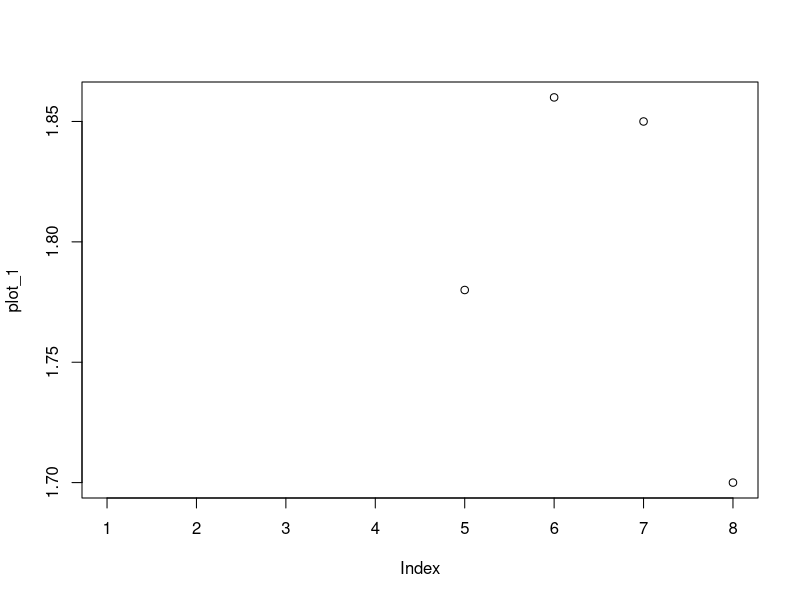

The R source for this figure:
## ---- chunk 1
#knitr::opts_chunk$set(echo = TRUE)
plot_1<-c(A <- c("Bob", "Tom", "Bill", "Joe"),
B <- c(1.78, 1.86, 1.85, 1.70))
dataframe <- data.frame(A, B)
head(dataframe)
## ---- chunk 2


## ---- chunk 3
plot(plot_1)
